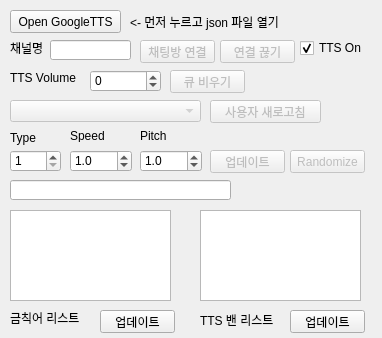
<?xml version="1.0" encoding="UTF-8"?>
<ui version="4.0">
 <class>widget</class>
 <widget class="QWidget" name="widget">
  <property name="enabled">
   <bool>true</bool>
  </property>
  <property name="geometry">
   <rect>
    <x>0</x>
    <y>0</y>
    <width>382</width>
    <height>338</height>
   </rect>
  </property>
  <property name="windowTitle">
   <string>TwitchTTS</string>
  </property>
  <widget class="QSpinBox" name="spinBox_volume">
   <property name="geometry">
    <rect>
     <x>90</x>
     <y>70</y>
     <width>71</width>
     <height>22</height>
    </rect>
   </property>
   <property name="minimum">
    <number>-30</number>
   </property>
   <property name="maximum">
    <number>30</number>
   </property>
  </widget>
  <widget class="QPushButton" name="pushButton_random">
   <property name="enabled">
    <bool>false</bool>
   </property>
   <property name="geometry">
    <rect>
     <x>290</x>
     <y>150</y>
     <width>75</width>
     <height>23</height>
    </rect>
   </property>
   <property name="text">
    <string>Randomize</string>
   </property>
  </widget>
  <widget class="QPushButton" name="pushButton_deque">
   <property name="enabled">
    <bool>false</bool>
   </property>
   <property name="geometry">
    <rect>
     <x>170</x>
     <y>70</y>
     <width>75</width>
     <height>23</height>
    </rect>
   </property>
   <property name="text">
    <string>큐 비우기</string>
   </property>
  </widget>
  <widget class="QLineEdit" name="lineEdit">
   <property name="geometry">
    <rect>
     <x>50</x>
     <y>40</y>
     <width>81</width>
     <height>20</height>
    </rect>
   </property>
  </widget>
  <widget class="QCheckBox" name="checkBox">
   <property name="geometry">
    <rect>
     <x>300</x>
     <y>40</y>
     <width>81</width>
     <height>16</height>
    </rect>
   </property>
   <property name="text">
    <string>TTS On</string>
   </property>
   <property name="checked">
    <bool>true</bool>
   </property>
  </widget>
  <widget class="QLabel" name="label">
   <property name="geometry">
    <rect>
     <x>10</x>
     <y>130</y>
     <width>31</width>
     <height>16</height>
    </rect>
   </property>
   <property name="text">
    <string>Type</string>
   </property>
  </widget>
  <widget class="QPushButton" name="pushButton_update">
   <property name="enabled">
    <bool>false</bool>
   </property>
   <property name="geometry">
    <rect>
     <x>210</x>
     <y>150</y>
     <width>75</width>
     <height>23</height>
    </rect>
   </property>
   <property name="text">
    <string>업데이트</string>
   </property>
  </widget>
  <widget class="QComboBox" name="comboBox">
   <property name="enabled">
    <bool>false</bool>
   </property>
   <property name="geometry">
    <rect>
     <x>10</x>
     <y>100</y>
     <width>191</width>
     <height>22</height>
    </rect>
   </property>
  </widget>
  <widget class="QPushButton" name="pushButton">
   <property name="enabled">
    <bool>false</bool>
   </property>
   <property name="geometry">
    <rect>
     <x>140</x>
     <y>40</y>
     <width>75</width>
     <height>23</height>
    </rect>
   </property>
   <property name="text">
    <string>채팅방 연결</string>
   </property>
  </widget>
  <widget class="QLabel" name="label_2">
   <property name="geometry">
    <rect>
     <x>70</x>
     <y>130</y>
     <width>56</width>
     <height>12</height>
    </rect>
   </property>
   <property name="text">
    <string>Speed</string>
   </property>
  </widget>
  <widget class="QSpinBox" name="spinBox">
   <property name="geometry">
    <rect>
     <x>10</x>
     <y>150</y>
     <width>51</width>
     <height>22</height>
    </rect>
   </property>
   <property name="minimum">
    <number>1</number>
   </property>
   <property name="maximum">
    <number>8</number>
   </property>
  </widget>
  <widget class="QLabel" name="label_5">
   <property name="geometry">
    <rect>
     <x>10</x>
     <y>40</y>
     <width>41</width>
     <height>16</height>
    </rect>
   </property>
   <property name="text">
    <string>채널명</string>
   </property>
  </widget>
  <widget class="QLabel" name="label_4">
   <property name="geometry">
    <rect>
     <x>10</x>
     <y>70</y>
     <width>81</width>
     <height>16</height>
    </rect>
   </property>
   <property name="text">
    <string>TTS Volume</string>
   </property>
  </widget>
  <widget class="QPushButton" name="pushButton_reloaduser">
   <property name="enabled">
    <bool>false</bool>
   </property>
   <property name="geometry">
    <rect>
     <x>210</x>
     <y>100</y>
     <width>111</width>
     <height>23</height>
    </rect>
   </property>
   <property name="text">
    <string>사용자 새로고침</string>
   </property>
  </widget>
  <widget class="QDoubleSpinBox" name="doubleSpinBox">
   <property name="geometry">
    <rect>
     <x>70</x>
     <y>150</y>
     <width>62</width>
     <height>22</height>
    </rect>
   </property>
   <property name="decimals">
    <number>1</number>
   </property>
   <property name="minimum">
    <double>0.300000000000000</double>
   </property>
   <property name="maximum">
    <double>3.000000000000000</double>
   </property>
   <property name="singleStep">
    <double>0.100000000000000</double>
   </property>
   <property name="value">
    <double>1.000000000000000</double>
   </property>
  </widget>
  <widget class="QPushButton" name="pushButton_close">
   <property name="enabled">
    <bool>false</bool>
   </property>
   <property name="geometry">
    <rect>
     <x>220</x>
     <y>40</y>
     <width>75</width>
     <height>23</height>
    </rect>
   </property>
   <property name="text">
    <string>연결 끊기</string>
   </property>
  </widget>
  <widget class="QLabel" name="label_3">
   <property name="geometry">
    <rect>
     <x>140</x>
     <y>130</y>
     <width>56</width>
     <height>12</height>
    </rect>
   </property>
   <property name="text">
    <string>Pitch</string>
   </property>
  </widget>
  <widget class="QDoubleSpinBox" name="doubleSpinBox_2">
   <property name="geometry">
    <rect>
     <x>140</x>
     <y>150</y>
     <width>62</width>
     <height>22</height>
    </rect>
   </property>
   <property name="decimals">
    <number>1</number>
   </property>
   <property name="minimum">
    <double>0.000000000000000</double>
   </property>
   <property name="maximum">
    <double>2.000000000000000</double>
   </property>
   <property name="singleStep">
    <double>0.100000000000000</double>
   </property>
   <property name="value">
    <double>1.000000000000000</double>
   </property>
  </widget>
  <widget class="QLineEdit" name="lineEdit_2">
   <property name="geometry">
    <rect>
     <x>10</x>
     <y>180</y>
     <width>221</width>
     <height>20</height>
    </rect>
   </property>
  </widget>
  <widget class="QPushButton" name="pushButton_ttsapi">
   <property name="enabled">
    <bool>true</bool>
   </property>
   <property name="geometry">
    <rect>
     <x>10</x>
     <y>10</y>
     <width>111</width>
     <height>23</height>
    </rect>
   </property>
   <property name="text">
    <string>Open GoogleTTS</string>
   </property>
  </widget>
  <widget class="QLabel" name="label_status">
   <property name="geometry">
    <rect>
     <x>130</x>
     <y>12</y>
     <width>171</width>
     <height>20</height>
    </rect>
   </property>
   <property name="text">
    <string>&lt;- 먼저 누르고 json 파일 열기</string>
   </property>
  </widget>
  <widget class="QPlainTextEdit" name="plainTextEdit_bantxt">
   <property name="geometry">
    <rect>
     <x>10</x>
     <y>210</y>
     <width>161</width>
     <height>91</height>
    </rect>
   </property>
  </widget>
  <widget class="QLabel" name="label_6">
   <property name="geometry">
    <rect>
     <x>10</x>
     <y>310</y>
     <width>81</width>
     <height>16</height>
    </rect>
   </property>
   <property name="text">
    <string>금칙어 리스트</string>
   </property>
  </widget>
  <widget class="QPlainTextEdit" name="plainTextEdit_banid">
   <property name="geometry">
    <rect>
     <x>200</x>
     <y>210</y>
     <width>161</width>
     <height>91</height>
    </rect>
   </property>
  </widget>
  <widget class="QLabel" name="label_7">
   <property name="geometry">
    <rect>
     <x>200</x>
     <y>310</y>
     <width>81</width>
     <height>20</height>
    </rect>
   </property>
   <property name="text">
    <string>TTS 밴 리스트</string>
   </property>
  </widget>
  <widget class="QPushButton" name="pushButton_bantxt">
   <property name="geometry">
    <rect>
     <x>100</x>
     <y>310</y>
     <width>75</width>
     <height>23</height>
    </rect>
   </property>
   <property name="text">
    <string>업데이트</string>
   </property>
  </widget>
  <widget class="QPushButton" name="pushButton_banid">
   <property name="geometry">
    <rect>
     <x>290</x>
     <y>310</y>
     <width>75</width>
     <height>23</height>
    </rect>
   </property>
   <property name="text">
    <string>업데이트</string>
   </property>
  </widget>
 </widget>
 <resources/>
 <connections/>
</ui>
